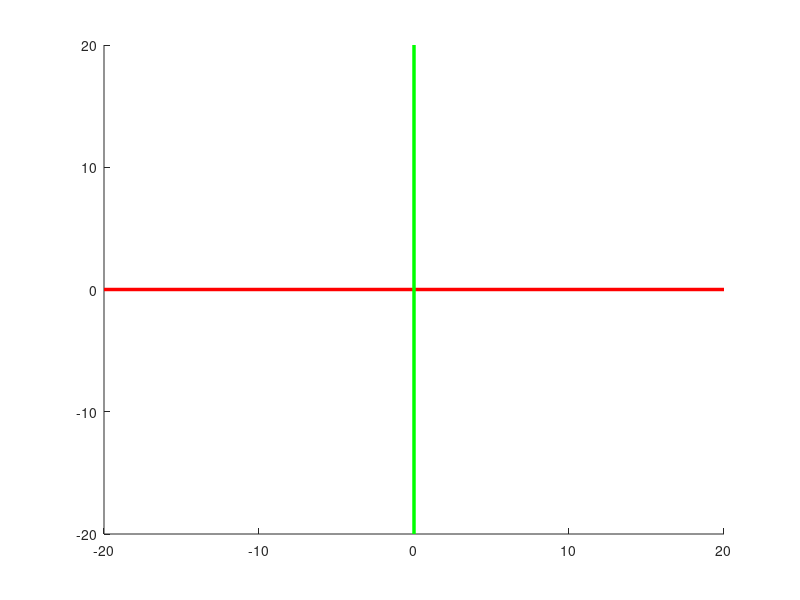

Write MATLAB code to recreate this figure.
function PrintAxis()
line([-20 20],[0 0],[0 0], 'color',[1 0 0],'linewidth',2.5);
line([0 0],[-20 20],[0 0], 'color',[0 1 0],'linewidth',2.5);
end

